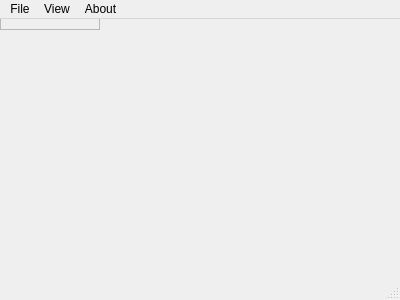
<?xml version="1.0" encoding="UTF-8"?>
<ui version="4.0">
 <class>QuocImageViewer</class>
 <widget class="QMainWindow" name="QuocImageViewer">
  <property name="geometry">
   <rect>
    <x>0</x>
    <y>0</y>
    <width>400</width>
    <height>300</height>
   </rect>
  </property>
  <property name="windowTitle">
   <string>Quoc Image Viewer</string>
  </property>
  <widget class="QScrollArea" name="scrollArea">
   <widget class="AspectRatioPixmapLabel" name="imageLabel">
    <property name="geometry">
     <rect>
      <x>0</x>
      <y>0</y>
      <width>6</width>
      <height>16</height>
     </rect>
    </property>
    <property name="text">
     <string/>
    </property>
    <property name="scaledContents">
     <bool>false</bool>
    </property>
   </widget>
  </widget>
  <widget class="QMenuBar" name="menubar">
   <property name="geometry">
    <rect>
     <x>0</x>
     <y>0</y>
     <width>400</width>
     <height>22</height>
    </rect>
   </property>
   <widget class="QMenu" name="menuFile">
    <property name="title">
     <string>File</string>
    </property>
    <addaction name="actionLoad"/>
    <addaction name="actionExit"/>
   </widget>
   <widget class="QMenu" name="menuView">
    <property name="title">
     <string>View</string>
    </property>
    <addaction name="actionNextFile"/>
    <addaction name="actionPrevFile"/>
    <addaction name="actionShowInfo"/>
    <addaction name="actionEnhanceContrast"/>
    <addaction name="actionAutoContrast"/>
    <addaction name="actionHSVColormap"/>
    <addaction name="actionPlotHistogram"/>
    <addaction name="actionPlotCenterLine"/>
    <addaction name="actionFitToWindow"/>
    <addaction name="actionZoomIn"/>
    <addaction name="actionZoomOut"/>
   </widget>
   <widget class="QMenu" name="menuAbout">
    <property name="title">
     <string>About</string>
    </property>
    <addaction name="actionAboutQt"/>
   </widget>
   <addaction name="menuFile"/>
   <addaction name="menuView"/>
   <addaction name="menuAbout"/>
  </widget>
  <widget class="QStatusBar" name="statusbar">
   <property name="enabled">
    <bool>true</bool>
   </property>
  </widget>
  <action name="actionLoad">
   <property name="text">
    <string>Load</string>
   </property>
   <property name="shortcut">
    <string>L</string>
   </property>
  </action>
  <action name="actionExit">
   <property name="text">
    <string>Exit</string>
   </property>
  </action>
  <action name="actionNextFile">
   <property name="text">
    <string>Next File</string>
   </property>
   <property name="shortcut">
    <string>PgDown</string>
   </property>
  </action>
  <action name="actionPrevFile">
   <property name="text">
    <string>Prev File</string>
   </property>
   <property name="shortcut">
    <string>PgUp</string>
   </property>
  </action>
  <action name="actionShowInfo">
   <property name="text">
    <string>Data Info</string>
   </property>
   <property name="shortcut">
    <string>I</string>
   </property>
  </action>
  <action name="actionEnhanceContrast">
   <property name="text">
    <string>Enhance Contrast</string>
   </property>
   <property name="shortcut">
    <string>C</string>
   </property>
  </action>
  <action name="actionPlotHistogram">
   <property name="text">
    <string>Histogram</string>
   </property>
   <property name="shortcut">
    <string>H</string>
   </property>
  </action>
  <action name="actionAboutQt">
   <property name="text">
    <string>About Qt</string>
   </property>
  </action>
  <action name="actionFitToWindow">
   <property name="checkable">
    <bool>true</bool>
   </property>
   <property name="checked">
    <bool>true</bool>
   </property>
   <property name="text">
    <string>Fit to window</string>
   </property>
  </action>
  <action name="actionIncrease_Zoom">
   <property name="text">
    <string>Increase Zoom</string>
   </property>
  </action>
  <action name="actionZoomIn">
   <property name="text">
    <string>Zoom In</string>
   </property>
   <property name="shortcut">
    <string>+</string>
   </property>
  </action>
  <action name="actionZoomOut">
   <property name="text">
    <string>Zoom Out</string>
   </property>
   <property name="shortcut">
    <string>-</string>
   </property>
  </action>
  <action name="actionHSVColormap">
   <property name="text">
    <string>HSV Colormap</string>
   </property>
  </action>
  <action name="actionAutoContrast">
   <property name="checkable">
    <bool>true</bool>
   </property>
   <property name="checked">
    <bool>false</bool>
   </property>
   <property name="text">
    <string>Auto Contrast</string>
   </property>
  </action>
  <action name="actionPlotCenterLine">
   <property name="text">
    <string>Plot Center Line</string>
   </property>
   <property name="shortcut">
    <string>P</string>
   </property>
  </action>
 </widget>
 <customwidgets>
  <customwidget>
   <class>AspectRatioPixmapLabel</class>
   <extends>QLabel</extends>
   <header>aspectratiopixmaplabel.hpp</header>
  </customwidget>
 </customwidgets>
 <resources/>
 <connections>
  <connection>
   <sender>actionExit</sender>
   <signal>triggered()</signal>
   <receiver>QuocImageViewer</receiver>
   <slot>close()</slot>
   <hints>
    <hint type="sourcelabel">
     <x>-1</x>
     <y>-1</y>
    </hint>
    <hint type="destinationlabel">
     <x>199</x>
     <y>149</y>
    </hint>
   </hints>
  </connection>
 </connections>
</ui>
